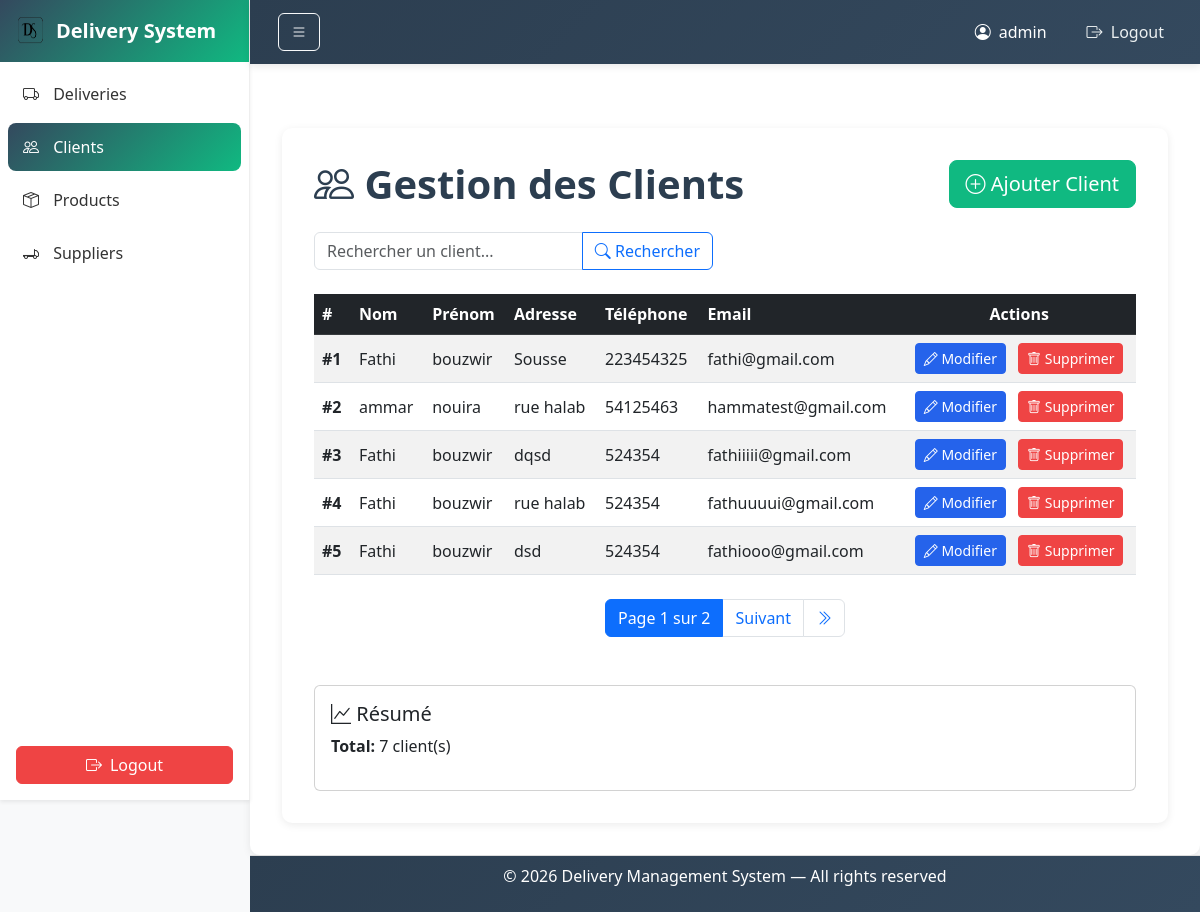
Screenshot of /clients/ (signed in) with the database file from the repository.
### deliveryproject/models.py (models this page shows, shortened)
class Client(models.Model):
    nom = models.CharField(max_length=100)
    prenom = models.CharField(max_length=100)
    adresse = models.TextField()
    telephone = models.CharField(max_length=20)
    email = models.EmailField(unique=True)

### deliveryproject/views.py (the view, shortened to what this page needs)
# urls.py: path('clients/', views.client_list, name='client_list'),
@login_required(login_url='login')
def client_list(request):
    q = request.GET.get('q', '')
    clients = Client.objects.all().order_by('id')
    paginator = Paginator(clients, 5)
    page_number = request.GET.get('page')
    page_obj = paginator.get_page(page_number)
    return render(request, 'client/list.html', {
        'clients': page_obj,
        'q': q
    })

### deliveryproject/templates/client/list.html (shortened to what this page needs)
{% extends "layouts/base.html" %}
{% block content %}
  <div class="container mt-5">
    <div class="d-flex flex-wrap justify-content-between align-items-center mb-4 gap-2">
        <h1 class="mb-0">
            <i class="bi bi-people"></i> Gestion des Clients
        </h1>
        <a href="{% url 'client_add' %}" class="btn btn-success btn-lg">
            <i class="bi bi-plus-circle"></i> Ajouter Client
        </a>
    </div>
    <div class="row mb-4">
        <div class="col-md-6">
            <form method="get" class="input-group">
                <input
                    type="text"
                    name="q"
                    class="form-control"
                    placeholder="Rechercher un client..."
                    value="{{ request.GET.q }}"
                >
                <button class="btn btn-outline-primary" type="submit">
                    <i class="bi bi-search"></i> Rechercher
                </button>
            </form>
        </div>
    </div>
    {% if clients %}
    <div class="table-responsive">
        <table class="table table-hover table-striped align-middle">
            <thead class="table-dark">
                <tr>
                    <th>#</th>
                    <th>Nom</th>
                    <th>Prénom</th>
                    <th>Adresse</th>
                    <th>Téléphone</th>
                    <th>Email</th>
                    <th class="text-center">Actions</th>
                </tr>
            </thead>
            <tbody>
                {% for client in clients %}
                <tr>
                    <td><strong>#{{ client.id }}</strong></td>
                    <td>{{ client.nom }}</td>
                    <td>{{ client.prenom }}</td>
                    <td>{{ client.adresse }}</td>
                    <td>{{ client.telephone }}</td>
                    <td>{{ client.email }}</td>
                    <td class="text-center">
                        <a href="{% url 'client_update' client.id %}"
                           class="btn btn-sm btn-primary me-2">
                            <i class="bi bi-pencil"></i> Modifier
                        </a>
                        <a href="{% url 'client_delete' client.id %}"
                           class="btn btn-sm btn-danger"
                           onclick="return confirm('Êtes-vous sûr ?')">
                            <i class="bi bi-trash"></i> Supprimer
                        </a>
                    </td>
                </tr>
                {% endfor %}
            </tbody>
        </table>
    </div>
    <nav class="mt-4">
        <ul class="pagination justify-content-center">
            <li class="page-item active">
                <span class="page-link">
                    Page {{ clients.number }} sur {{ clients.paginator.num_pages }}
                </span>
            </li>
            {% if clients.has_next %}
                <li class="page-item">
                    <a class="page-link" href="?page={{ clients.next_page_number }}{% if request.GET.q %}&q={{ request.GET.q }}{% endif %}">
                        Suivant
                    </a>
                </li>
                <li class="page-item">
                    <a class="page-link" href="?page={{ clients.paginator.num_pages }}{% if request.GET.q %}&q={{ request.GET.q }}{% endif %}">
                        <i class="bi bi-chevron-double-right"></i>
                    </a>
                </li>
            {% endif %}
        </ul>
    </nav>
    {% endif %}
    {% if clients %}
    <div class="row mt-5">
        <div class="col-md-12">
            <div class="card">
                <div class="card-body">
                    <h5>
                        <i class="bi bi-graph-up"></i> Résumé
                    </h5>
                    <p>
                        <strong>Total:</strong> {{ clients.paginator.count }} client(s)
                    </p>
                </div>
            </div>
        </div>
    </div>
    {% endif %}
</div>
{% endblock %}

### deliveryproject/templates/components/navbar.html (shortened to what this page needs)
{% load static %}
<nav class="navbar navbar-expand-lg navbar-dark bg-dark fixed-top">
    <div class="container-fluid">
        <div class="d-flex align-items-center">
            <button id="toggleSidebar" class="btn btn-outline-light me-3">
                <i class="bi bi-list"></i>
            </button>
        </div>
        <ul class="navbar-nav ms-auto align-items-center">
            <li class="nav-item d-flex align-items-center text-white me-3">
                <i class="bi bi-person-circle me-2"></i>
                <span>{{ request.user.username }}</span>
            </li>
            <li class="nav-item">
                <a class="nav-link" href="{% url 'logout' %}">
                    <i class="bi bi-box-arrow-right me-1"></i> Logout
                </a>
            </li>
        </ul>
    </div>
</nav>

### deliveryproject/static/layouts/css/sheet.css (style rules this page uses)
:root { --primary-color: #2563eb; --secondary-color: #2c3e50; --success-color: #10b981; --danger-color: #ef4444; }
* { margin: 0; padding: 0; box-sizing: border-box; }
body { background-color: #f8f9fa; font-family: 'Segoe UI', Tahoma, Geneva, Verdana, sans-serif; min-height: 100dvh; }
html, body { height: 100dvh; margin: 0; }
.container { background-color: white; border-radius: 10px; padding: 2rem; box-shadow: 0 2px 8px rgba(0, 0, 0, 0.08); }
.btn-primary { background-color: var(--primary-color); border-color: var(--primary-color); transition: all 0.3s ease; }
.btn-success { background-color: var(--success-color); border-color: var(--success-color); transition: all 0.3s ease; }
.btn-danger { background-color: var(--danger-color); border-color: var(--danger-color); transition: all 0.3s ease; }
.table { margin-bottom: 0; }
.table-dark { background-color: var(--secondary-color) !important; }
h1, h2, h3 { color: var(--secondary-color); }
h1 { font-weight: 700; margin-bottom: 1.5rem; }
.main-content .container { flex: 1; }

### deliveryproject/static/components/css/navbar.css (style rules this page uses)
.navbar { background: linear-gradient(135deg, var(--secondary-color), #34495e); box-shadow: 0 2px 8px rgba(0, 0, 0, 0.1); height: 64px; padding: 0 1rem; position: fixed; top: 0; left: 250px; right: 0; z-index: 1000; transition: left 0.3s ease; }
.navbar-nav .nav-link { color: #ecf0f1 !important; margin-left: 1rem; transition: all 0.3s ease; position: relative; }
.navbar-nav .nav-link::after { content: ''; position: absolute; width: 0; height: 2px; bottom: -5px; left: 0; background-color: #10b981; transition: width 0.3s ease; }

### rows the page displays
Client: id "1", nom "Fathi", prenom "bouzwir", adresse "Sousse", telephone "223454325", email "fathi@gmail.com"
Client: id "2", nom "ammar", prenom "nouira", adresse "rue halab", telephone "54125463", email "hammatest@gmail.com"
Client: id "3", nom "Fathi", prenom "bouzwir", adresse "dqsd", telephone "524354", email "fathiiiii@gmail.com"
Client: id "4", nom "Fathi", prenom "bouzwir", adresse "rue halab", telephone "524354", email "fathuuuui@gmail.com"
Client: id "5", nom "Fathi", prenom "bouzwir", adresse "dsd", telephone "524354", email "fathiooo@gmail.com"

### other values shown
{{ request.user.username }} "admin"
{{ clients.number }} "1"
{{ clients.paginator.num_pages }} "2"
{{ clients.paginator.count }} "7"
